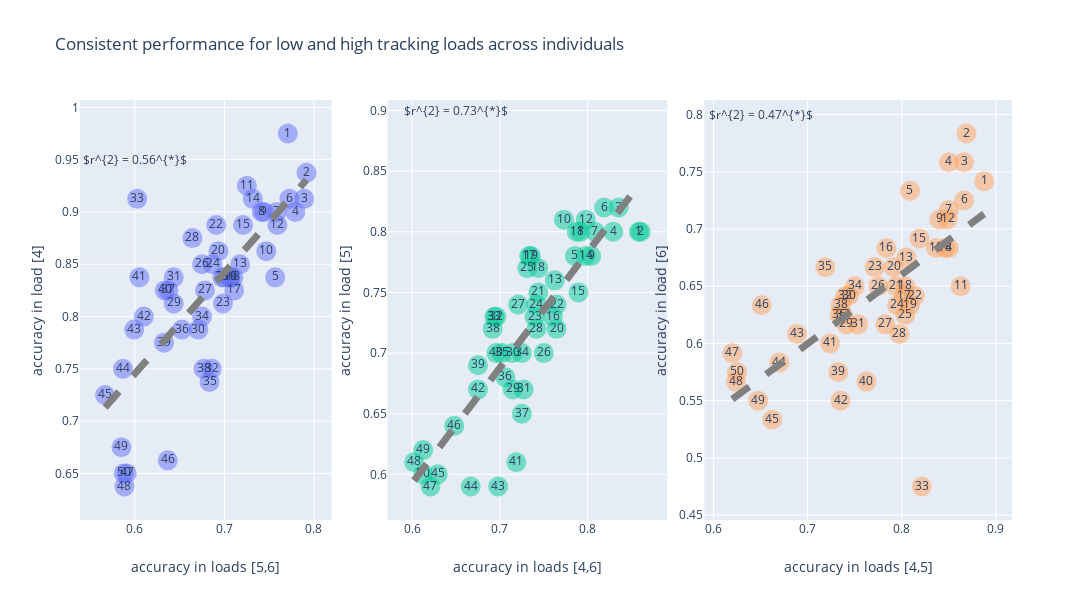

Notebook source saved alongside this figure:
### Code cell
odd_set = [4]
even_set = [5,6]
sub_id = individual_ranking['subject_Num'].to_numpy()

even_load_data = behavior_data.filter_by(even_set,'num_targets')
individual_even_load_data = even_load_data.groupby('subject_Num',operations = {'avg_accuracy':agg.MEAN('accuracy')})
individual_even_load_data = individual_even_load_data.sort('subject_Num')
individual_even_load_data['rank'] = individual_ranking['rank'] #store the global rank
individual_even_load_data = individual_even_load_data.sort('rank')

odd_load_data = behavior_data.filter_by(odd_set,'num_targets')
individual_odd_load_data = odd_load_data.groupby('subject_Num',operations = {'avg_accuracy':agg.MEAN('accuracy')})
individual_odd_load_data = individual_odd_load_data.sort('subject_Num')
individual_odd_load_data['rank'] = individual_ranking['rank']
individual_odd_load_data = individual_odd_load_data.sort('rank')

hsb = individual_odd_load_data
hsb['avg_accuracy_even'] = individual_even_load_data['avg_accuracy']
hsb2 = hsb.to_dataframe()

mod = ols("avg_accuracy ~ avg_accuracy_even", data=hsb2)
res = mod.fit()
print(res.rsquared)

sec2_trace_1 = go.Scatter(x = individual_even_load_data['avg_accuracy'].to_numpy(),
                       y = individual_odd_load_data['avg_accuracy'].to_numpy(),
                       mode='markers+text', marker = dict(size = 20, opacity = 0.5),
                       text = individual_even_load_data['rank'].to_numpy(),
                       showlegend=False)

sec2_trace_fit_1 = go.Scatter(x = np.linspace(individual_even_load_data['avg_accuracy'].min(),individual_even_load_data['avg_accuracy'].max(),100),
                   y = np.linspace(individual_even_load_data['avg_accuracy'].min(),individual_even_load_data['avg_accuracy'].max(),100)*res.params[1] + res.params[0],
                    mode='lines',
                  line = dict(width = 7, color='gray', dash = 'dash'),
                    name = '$r^{2}_{partial} = 0.57$',
                   showlegend=False)

odd_set = [5]
even_set = [4,6]
sub_id = individual_ranking['subject_Num'].to_numpy()

even_load_data = behavior_data.filter_by(even_set,'num_targets')
individual_even_load_data = even_load_data.groupby('subject_Num',operations = {'avg_accuracy':agg.MEAN('accuracy')})
individual_even_load_data = individual_even_load_data.sort('subject_Num')
individual_even_load_data['rank'] = individual_ranking['rank'] # store the global rank
individual_even_load_data = individual_even_load_data.sort('rank')

odd_load_data = behavior_data.filter_by(odd_set,'num_targets')
individual_odd_load_data = odd_load_data.groupby('subject_Num',operations = {'avg_accuracy':agg.MEAN('accuracy')})
individual_odd_load_data = individual_odd_load_data.sort('subject_Num')
individual_odd_load_data['rank'] = individual_ranking['rank']
individual_odd_load_data = individual_odd_load_data.sort('rank')

hsb = individual_odd_load_data
hsb['avg_accuracy_even'] = individual_even_load_data['avg_accuracy']
hsb2 = hsb.to_dataframe()

mod = ols("avg_accuracy ~ avg_accuracy_even", data=hsb2)
res = mod.fit()
print(res.rsquared)

sec2_trace_2 = go.Scatter(x = individual_even_load_data['avg_accuracy'].to_numpy(),
                       y = individual_odd_load_data['avg_accuracy'].to_numpy(),
                       mode='markers+text', marker = dict(size = 20, opacity = 0.5),
                       text = individual_even_load_data['rank'].to_numpy(),
                       showlegend=False, xaxis = 'x2', yaxis = 'y2')

sec2_trace_fit_2 = go.Scatter(x = np.linspace(individual_even_load_data['avg_accuracy'].min(),individual_even_load_data['avg_accuracy'].max(),100),
                   y = np.linspace(individual_even_load_data['avg_accuracy'].min(),individual_even_load_data['avg_accuracy'].max(),100)*res.params[1] + res.params[0],
                    mode='lines',
                  line = dict(width = 7, color='gray', dash = 'dash'),
                    name = '$r^{2}_{partial} = 0.57$',
                   showlegend=False, xaxis = 'x2', yaxis = 'y2')

odd_set = [6]
even_set = [4,5]
sub_id = individual_ranking['subject_Num'].to_numpy()

even_load_data = behavior_data.filter_by(even_set,'num_targets')
individual_even_load_data = even_load_data.groupby('subject_Num',operations = {'avg_accuracy':agg.MEAN('accuracy')})
individual_even_load_data = individual_even_load_data.sort('subject_Num')
individual_even_load_data['rank'] = individual_ranking['rank'] # store the global rank
individual_even_load_data = individual_even_load_data.sort('rank')

odd_load_data = behavior_data.filter_by(odd_set,'num_targets')
individual_odd_load_data = odd_load_data.groupby('subject_Num',operations = {'avg_accuracy':agg.MEAN('accuracy')})
individual_odd_load_data = individual_odd_load_data.sort('subject_Num')
individual_odd_load_data['rank'] = individual_ranking['rank'] # store the global rank
individual_odd_load_data = individual_odd_load_data.sort('rank')

hsb = individual_odd_load_data
hsb['avg_accuracy_even'] = individual_even_load_data['avg_accuracy']
hsb2 = hsb.to_dataframe()

mod = ols("avg_accuracy ~ avg_accuracy_even", data=hsb2)
res = mod.fit()
print(res.rsquared)

sec2_trace_3 = go.Scatter(x = individual_even_load_data['avg_accuracy'].to_numpy(),
                       y = individual_odd_load_data['avg_accuracy'].to_numpy(),
                       mode='markers+text', marker = dict(size = 20, opacity = 0.5),
                       text = individual_even_load_data['rank'].to_numpy(),
                       showlegend=False, xaxis = 'x3', yaxis = 'y3')

sec2_trace_fit_3 = go.Scatter(x = np.linspace(individual_even_load_data['avg_accuracy'].min(),individual_even_load_data['avg_accuracy'].max(),100),
                   y = np.linspace(individual_even_load_data['avg_accuracy'].min(),individual_even_load_data['avg_accuracy'].max(),100)*res.params[1] + res.params[0],
                    mode='lines',
                  line = dict(width = 7, color='gray', dash = 'dash'),
                    name = '$r^{2}_{partial} = 0.57$',
                   showlegend=False, xaxis = 'x3', yaxis = 'y3')


layout = go.Layout(title = '',
                  xaxis = dict(title = 'accuracy in loads [5,6]', domain = [0, 0.27]),
                  yaxis = dict(title = 'accuracy in load [4]'),
                  xaxis2 = dict(title = 'accuracy in loads [4,6]', anchor = 'y2', domain = [0.33, 0.63]),
                  yaxis2 = dict(title = 'accuracy in load [5]', anchor = 'x2'),
                  xaxis3 = dict(title = 'accuracy in loads [4,5]', anchor = 'y3', domain = [0.67, 1.0]),
                  yaxis3 = dict(title = 'accuracy in load [6]', anchor = 'x3'))

fig = go.Figure(data = [sec2_trace_1, sec2_trace_fit_1, sec2_trace_2, sec2_trace_fit_2, sec2_trace_3, sec2_trace_fit_3], layout = layout)
#fig = tools.make_subplots(rows=1, cols=3, subplot_titles=('4 vs. [5,6]', '5 vs. [4,6]',
#                                                          '6 vs [4,5]'))
#fig.add_trace
fig['layout']['annotations']= [dict(x=.6,y=.95,xref='x1',yref='y1',text='$r^{2} = 0.56^{*}$', showarrow=False),
                              dict(x=.65,y=.9,xref='x2',yref='y2',text='$r^{2} = 0.73^{*}$', showarrow=False),
                              dict(x=.65,y=.8,xref='x3',yref='y3',text='$r^{2} = 0.47^{*}$', showarrow=False)]
fig['layout'].update(width = 1200, height = 600,title=('Consistent performance for low and high tracking loads across individuals'))

iplot(fig, filename='split half correlations across target loads')

### Figure 1 — Plotly figure (JSON) as saved in the notebook; plotly's stock layout.template omitted (floating-point values rounded to 4 significant figures)
{"data": [{"marker": {"opacity": 0.5, "size": 20}, "mode": "markers+text", "showlegend": false, "text": [1, 2, 3, 4, 5, 6, 7, 8, 9, 10, 11, 12, 13, 14, 15, 16, 17, 18, 19, 20, 21, 22, 23, 24, 25, 26, 27, 28, 29, 30, 31, 32, 33, 34, 35, 36, 37, 38, 39, 40, 41, 42, 43, 44, 45, 46, 47, 48, 49, 50], "type": "scatter", "x": [0.7708, 0.7917, 0.7892, 0.7792, 0.7567, 0.7725, 0.7583, 0.7417, 0.7442, 0.7467, 0.725, 0.7592, 0.7175, 0.7317, 0.7208, 0.7066, 0.7108, 0.71, 0.7067, 0.6933, 0.7, 0.6908, 0.6984, 0.6867, 0.6975, 0.675, 0.6783, 0.6642, 0.6433, 0.6709, 0.6433, 0.6858, 0.6025, 0.675, 0.6833, 0.6525, 0.6375, 0.6767, 0.6325, 0.6333, 0.605, 0.61, 0.5992, 0.5867, 0.5667, 0.6367, 0.5908, 0.5883, 0.585, 0.5875], "y": [0.975, 0.9375, 0.9125, 0.9, 0.8375, 0.9125, 0.9, 0.9, 0.9, 0.8625, 0.925, 0.8875, 0.85, 0.9125, 0.8875, 0.8375, 0.825, 0.8375, 0.8375, 0.8625, 0.8375, 0.8875, 0.8125, 0.85, 0.8375, 0.85, 0.825, 0.875, 0.8125, 0.7875, 0.8375, 0.75, 0.9125, 0.8, 0.7375, 0.7875, 0.825, 0.75, 0.775, 0.825, 0.8375, 0.8, 0.7875, 0.75, 0.725, 0.6625, 0.65, 0.6375, 0.675, 0.65]}, {"line": {"color": "gray", "dash": "dash", "width": 7}, "mode": "lines", "name": "$r^{2}_{partial} = 0.57$", "showlegend": false, "type": "scatter", "x": [0.5667, 0.5689, 0.5712, 0.5735, 0.5758, 0.578, 0.5803, 0.5826, 0.5849, 0.5871, 0.5894, 0.5917, 0.5939, 0.5962, 0.5985, 0.6008, 0.603, 0.6053, 0.6076, 0.6099, 0.6121, 0.6144, 0.6167, 0.619, 0.6212, 0.6235, 0.6258, 0.628, 0.6303, 0.6326, 0.6349, 0.6371, 0.6394, 0.6417, 0.644, 0.6462, 0.6485, 0.6508, 0.6531, 0.6553, 0.6576, 0.6599, 0.6621, 0.6644, 0.6667, 0.669, 0.6712, 0.6735, 0.6758, 0.6781, 0.6803, 0.6826, 0.6849, 0.6872, 0.6894, 0.6917, 0.694, 0.6962, 0.6985, 0.7008, 0.7031, 0.7053, 0.7076, 0.7099, 0.7122, 0.7144, 0.7167, 0.719, 0.7213, 0.7235, 0.7258, 0.7281, 0.7303, 0.7326, 0.7349, 0.7372, 0.7394, 0.7417, 0.744, 0.7463, 0.7485, 0.7508, 0.7531, 0.7554, 0.7576, 0.7599, 0.7622, 0.7644, 0.7667, 0.769, 0.7713, 0.7735, 0.7758, 0.7781, 0.7804, 0.7826, 0.7849, 0.7872, 0.7895, 0.7917], "y": [0.7132, 0.7154, 0.7176, 0.7198, 0.722, 0.7242, 0.7264, 0.7286, 0.7308, 0.733, 0.7352, 0.7374, 0.7396, 0.7418, 0.744, 0.7462, 0.7484, 0.7506, 0.7528, 0.7549, 0.7571, 0.7593, 0.7615, 0.7637, 0.7659, 0.7681, 0.7703, 0.7725, 0.7747, 0.7769, 0.7791, 0.7813, 0.7835, 0.7857, 0.7879, 0.7901, 0.7923, 0.7945, 0.7967, 0.7989, 0.8011, 0.8033, 0.8055, 0.8077, 0.8099, 0.8121, 0.8143, 0.8165, 0.8187, 0.8209, 0.8231, 0.8253, 0.8275, 0.8297, 0.8319, 0.8341, 0.8363, 0.8385, 0.8407, 0.8429, 0.8451, 0.8473, 0.8495, 0.8517, 0.8538, 0.856, 0.8582, 0.8604, 0.8626, 0.8648, 0.867, 0.8692, 0.8714, 0.8736, 0.8758, 0.878, 0.8802, 0.8824, 0.8846, 0.8868, 0.889, 0.8912, 0.8934, 0.8956, 0.8978, 0.9, 0.9022, 0.9044, 0.9066, 0.9088, 0.911, 0.9132, 0.9154, 0.9176, 0.9198, 0.922, 0.9242, 0.9264, 0.9286, 0.9308]}, {"marker": {"opacity": 0.5, "size": 20}, "mode": "markers+text", "showlegend": false, "text": [1, 2, 3, 4, 5, 6, 7, 8, 9, 10, 11, 12, 13, 14, 15, 16, 17, 18, 19, 20, 21, 22, 23, 24, 25, 26, 27, 28, 29, 30, 31, 32, 33, 34, 35, 36, 37, 38, 39, 40, 41, 42, 43, 44, 45, 46, 47, 48, 49, 50], "type": "scatter", "x": [0.8583, 0.8605, 0.8354, 0.8292, 0.7854, 0.8188, 0.8083, 0.7917, 0.8042, 0.773, 0.7875, 0.7979, 0.7625, 0.7979, 0.7896, 0.7603, 0.7333, 0.7437, 0.7354, 0.7646, 0.7438, 0.7646, 0.7396, 0.7417, 0.7313, 0.75, 0.7208, 0.7417, 0.7146, 0.7146, 0.7271, 0.6958, 0.6937, 0.725, 0.7021, 0.7063, 0.725, 0.6917, 0.675, 0.6958, 0.7188, 0.675, 0.6979, 0.6667, 0.6292, 0.6479, 0.6208, 0.6021, 0.6125, 0.6125], "xaxis": "x2", "y": [0.8, 0.8, 0.82, 0.8, 0.78, 0.82, 0.8, 0.8, 0.78, 0.81, 0.8, 0.81, 0.76, 0.78, 0.75, 0.73, 0.78, 0.77, 0.78, 0.72, 0.75, 0.74, 0.73, 0.74, 0.77, 0.7, 0.74, 0.72, 0.67, 0.7, 0.67, 0.73, 0.73, 0.7, 0.7, 0.68, 0.65, 0.72, 0.69, 0.7, 0.61, 0.67, 0.59, 0.59, 0.6, 0.64, 0.59, 0.61, 0.62, 0.6], "yaxis": "y2"}, {"line": {"color": "gray", "dash": "dash", "width": 7}, "mode": "lines", "name": "$r^{2}_{partial} = 0.57$", "showlegend": false, "type": "scatter", "x": [0.6021, 0.6047, 0.6073, 0.6099, 0.6125, 0.6151, 0.6177, 0.6203, 0.623, 0.6256, 0.6282, 0.6308, 0.6334, 0.636, 0.6386, 0.6412, 0.6438, 0.6464, 0.6491, 0.6517, 0.6543, 0.6569, 0.6595, 0.6621, 0.6647, 0.6673, 0.6699, 0.6725, 0.6752, 0.6778, 0.6804, 0.683, 0.6856, 0.6882, 0.6908, 0.6934, 0.696, 0.6986, 0.7013, 0.7039, 0.7065, 0.7091, 0.7117, 0.7143, 0.7169, 0.7195, 0.7221, 0.7247, 0.7274, 0.73, 0.7326, 0.7352, 0.7378, 0.7404, 0.743, 0.7456, 0.7482, 0.7509, 0.7535, 0.7561, 0.7587, 0.7613, 0.7639, 0.7665, 0.7691, 0.7717, 0.7743, 0.777, 0.7796, 0.7822, 0.7848, 0.7874, 0.79, 0.7926, 0.7952, 0.7978, 0.8004, 0.8031, 0.8057, 0.8083, 0.8109, 0.8135, 0.8161, 0.8187, 0.8213, 0.8239, 0.8265, 0.8292, 0.8318, 0.8344, 0.837, 0.8396, 0.8422, 0.8448, 0.8474, 0.85, 0.8526, 0.8553, 0.8579, 0.8605], "xaxis": "x2", "y": [0.5949, 0.5974, 0.5998, 0.6023, 0.6048, 0.6073, 0.6098, 0.6123, 0.6147, 0.6172, 0.6197, 0.6222, 0.6247, 0.6272, 0.6296, 0.6321, 0.6346, 0.6371, 0.6396, 0.6421, 0.6445, 0.647, 0.6495, 0.652, 0.6545, 0.657, 0.6594, 0.6619, 0.6644, 0.6669, 0.6694, 0.6719, 0.6743, 0.6768, 0.6793, 0.6818, 0.6843, 0.6868, 0.6892, 0.6917, 0.6942, 0.6967, 0.6992, 0.7017, 0.7041, 0.7066, 0.7091, 0.7116, 0.7141, 0.7166, 0.7191, 0.7215, 0.724, 0.7265, 0.729, 0.7315, 0.734, 0.7364, 0.7389, 0.7414, 0.7439, 0.7464, 0.7489, 0.7513, 0.7538, 0.7563, 0.7588, 0.7613, 0.7638, 0.7662, 0.7687, 0.7712, 0.7737, 0.7762, 0.7787, 0.7811, 0.7836, 0.7861, 0.7886, 0.7911, 0.7936, 0.796, 0.7985, 0.801, 0.8035, 0.806, 0.8085, 0.8109, 0.8134, 0.8159, 0.8184, 0.8209, 0.8234, 0.8258, 0.8283, 0.8308, 0.8333, 0.8358, 0.8383, 0.8407], "yaxis": "y2"}, {"marker": {"opacity": 0.5, "size": 20}, "mode": "markers+text", "showlegend": false, "text": [1, 2, 3, 4, 5, 6, 7, 8, 9, 10, 11, 12, 13, 14, 15, 16, 17, 18, 19, 20, 21, 22, 23, 24, 25, 26, 27, 28, 29, 30, 31, 32, 33, 34, 35, 36, 37, 38, 39, 40, 41, 42, 43, 44, 45, 46, 47, 48, 49, 50], "type": "scatter", "x": [0.8875, 0.8688, 0.8662, 0.85, 0.8087, 0.8662, 0.85, 0.85, 0.84, 0.8362, 0.8625, 0.8487, 0.805, 0.8462, 0.8187, 0.7838, 0.8025, 0.8037, 0.8087, 0.7913, 0.7938, 0.8137, 0.7712, 0.795, 0.8037, 0.775, 0.7825, 0.7975, 0.7412, 0.7437, 0.7537, 0.74, 0.8212, 0.75, 0.7188, 0.7338, 0.7375, 0.735, 0.7325, 0.7625, 0.7238, 0.735, 0.6887, 0.67, 0.6625, 0.6512, 0.62, 0.6238, 0.6475, 0.625], "xaxis": "x3", "y": [0.7417, 0.7835, 0.7583, 0.7583, 0.7333, 0.725, 0.7167, 0.6834, 0.7083, 0.6834, 0.65, 0.7084, 0.675, 0.6834, 0.6917, 0.6832, 0.6417, 0.65, 0.6333, 0.6667, 0.65, 0.6417, 0.6667, 0.6333, 0.625, 0.65, 0.6167, 0.6083, 0.6167, 0.6417, 0.6167, 0.6417, 0.475, 0.65, 0.6667, 0.625, 0.625, 0.6333, 0.575, 0.5667, 0.6, 0.55, 0.6083, 0.5833, 0.5333, 0.6333, 0.5917, 0.5667, 0.55, 0.575], "yaxis": "y3"}, {"line": {"color": "gray", "dash": "dash", "width": 7}, "mode": "lines", "name": "$r^{2}_{partial} = 0.57$", "showlegend": false, "type": "scatter", "x": [0.62, 0.6227, 0.6254, 0.6281, 0.6308, 0.6335, 0.6362, 0.6389, 0.6416, 0.6443, 0.647, 0.6497, 0.6524, 0.6551, 0.6578, 0.6605, 0.6632, 0.6659, 0.6686, 0.6713, 0.674, 0.6767, 0.6794, 0.6821, 0.6848, 0.6876, 0.6903, 0.693, 0.6957, 0.6984, 0.7011, 0.7038, 0.7065, 0.7092, 0.7119, 0.7146, 0.7173, 0.72, 0.7227, 0.7254, 0.7281, 0.7308, 0.7335, 0.7362, 0.7389, 0.7416, 0.7443, 0.747, 0.7497, 0.7524, 0.7551, 0.7578, 0.7605, 0.7632, 0.7659, 0.7686, 0.7713, 0.774, 0.7767, 0.7794, 0.7821, 0.7848, 0.7875, 0.7902, 0.7929, 0.7956, 0.7983, 0.801, 0.8037, 0.8064, 0.8091, 0.8118, 0.8145, 0.8172, 0.8199, 0.8227, 0.8254, 0.8281, 0.8308, 0.8335, 0.8362, 0.8389, 0.8416, 0.8443, 0.847, 0.8497, 0.8524, 0.8551, 0.8578, 0.8605, 0.8632, 0.8659, 0.8686, 0.8713, 0.874, 0.8767, 0.8794, 0.8821, 0.8848, 0.8875], "xaxis": "x3", "y": [0.5513, 0.553, 0.5546, 0.5562, 0.5579, 0.5595, 0.5611, 0.5628, 0.5644, 0.566, 0.5677, 0.5693, 0.571, 0.5726, 0.5742, 0.5759, 0.5775, 0.5791, 0.5808, 0.5824, 0.584, 0.5857, 0.5873, 0.5889, 0.5906, 0.5922, 0.5938, 0.5955, 0.5971, 0.5987, 0.6004, 0.602, 0.6036, 0.6053, 0.6069, 0.6085, 0.6102, 0.6118, 0.6135, 0.6151, 0.6167, 0.6184, 0.62, 0.6216, 0.6233, 0.6249, 0.6265, 0.6282, 0.6298, 0.6314, 0.6331, 0.6347, 0.6363, 0.638, 0.6396, 0.6412, 0.6429, 0.6445, 0.6461, 0.6478, 0.6494, 0.6511, 0.6527, 0.6543, 0.656, 0.6576, 0.6592, 0.6609, 0.6625, 0.6641, 0.6658, 0.6674, 0.669, 0.6707, 0.6723, 0.6739, 0.6756, 0.6772, 0.6788, 0.6805, 0.6821, 0.6837, 0.6854, 0.687, 0.6886, 0.6903, 0.6919, 0.6936, 0.6952, 0.6968, 0.6985, 0.7001, 0.7017, 0.7034, 0.705, 0.7066, 0.7083, 0.7099, 0.7115, 0.7132], "yaxis": "y3"}], "layout": {"annotations": [{"showarrow": false, "text": "$r^{2} = 0.56^{*}$", "x": 0.6, "xref": "x", "y": 0.95, "yref": "y"}, {"showarrow": false, "text": "$r^{2} = 0.73^{*}$", "x": 0.65, "xref": "x2", "y": 0.9, "yref": "y2"}, {"showarrow": false, "text": "$r^{2} = 0.47^{*}$", "x": 0.65, "xref": "x3", "y": 0.8, "yref": "y3"}], "height": 600, "title": {"text": "Consistent performance for low and high tracking loads across individuals"}, "width": 1200, "xaxis": {"domain": [0, 0.27], "title": {"text": "accuracy in loads [5,6]"}}, "xaxis2": {"anchor": "y2", "domain": [0.33, 0.63], "title": {"text": "accuracy in loads [4,6]"}}, "xaxis3": {"anchor": "y3", "domain": [0.67, 1], "title": {"text": "accuracy in loads [4,5]"}}, "yaxis": {"title": {"text": "accuracy in load [4]"}}, "yaxis2": {"anchor": "x2", "title": {"text": "accuracy in load [5]"}}, "yaxis3": {"anchor": "x3", "title": {"text": "accuracy in load [6]"}}}}
